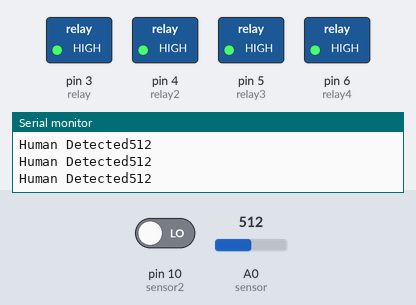
Bench run of a sketch on a simulated Arduino Uno, built with avr-gcc and run on an emulated ATmega328P. Shown: switched loads named in the sketch (green lamp = pin HIGH), the last lines printed to the serial monitor. Inputs (shaded band) come from the test bench; at power-on: A0 (sensor) = 512, pin 10 (sensor2) LOW.

Above: at 1.2 s.
1.3 s: A0 (sensor) set to 484
At 2.1 s:
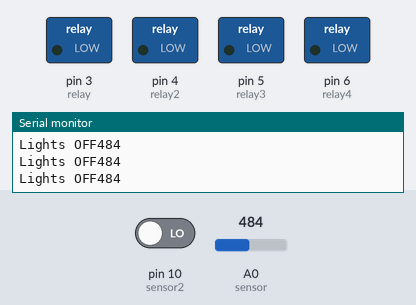
2.8 s: A0 (sensor) set to 510
At 3.3 s:
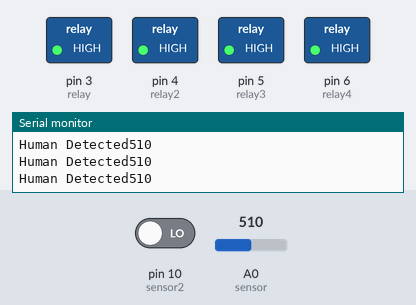
Timing chart, 0 to 5.8 s (numbered marks = the images above; inputs shaded):
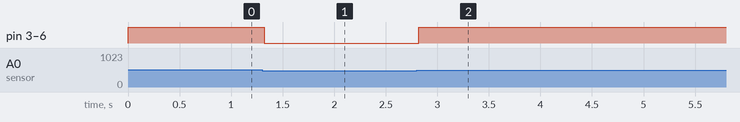

Measured:
- the behaviour switches between 501 and 500 on A0 (sensor) (found by bisection; images 0 and 1)
- after the input at 1.3 s, pin 3 (relay), pin 4 (relay2), pin 5 (relay3), pin 6 (relay4): HIGH → LOW at once
- after the input at 2.8 s, pin 3 (relay), pin 4 (relay2), pin 5 (relay3), pin 6 (relay4): LOW → HIGH at once

The sketch:

At_Home.ino
```cpp
int relay=3;
int relay2=4;
int relay3=5;
int relay4=6;

int sensor = A0;
int sensor2 = 10;

void setup() {
  // put your setup code here, to run once:
pinMode(relay,OUTPUT);
pinMode(relay2,OUTPUT);
pinMode(relay3,OUTPUT);
pinMode(relay4,OUTPUT);
pinMode(sensor, INPUT);
pinMode(sensor2, INPUT);
Serial.begin(9600);
}

void loop() {
  // put your main code here, to run repeatedly:
 int sensorval = analogRead(sensor);
 int sensorval2 = digitalRead(sensor2);
 Serial.println(sensorval);

 if (sensorval >500 ){
  digitalWrite(relay, HIGH);
  digitalWrite(relay2, HIGH);
  digitalWrite(relay3, HIGH);
  digitalWrite(relay4, HIGH);


  Serial.print("Human Detected");
}
 else {

    digitalWrite(relay, LOW);
  digitalWrite(relay2, LOW);
  digitalWrite(relay3, LOW);
  digitalWrite(relay4, LOW);

    Serial.print("Lights OFF");

  }
}
```
